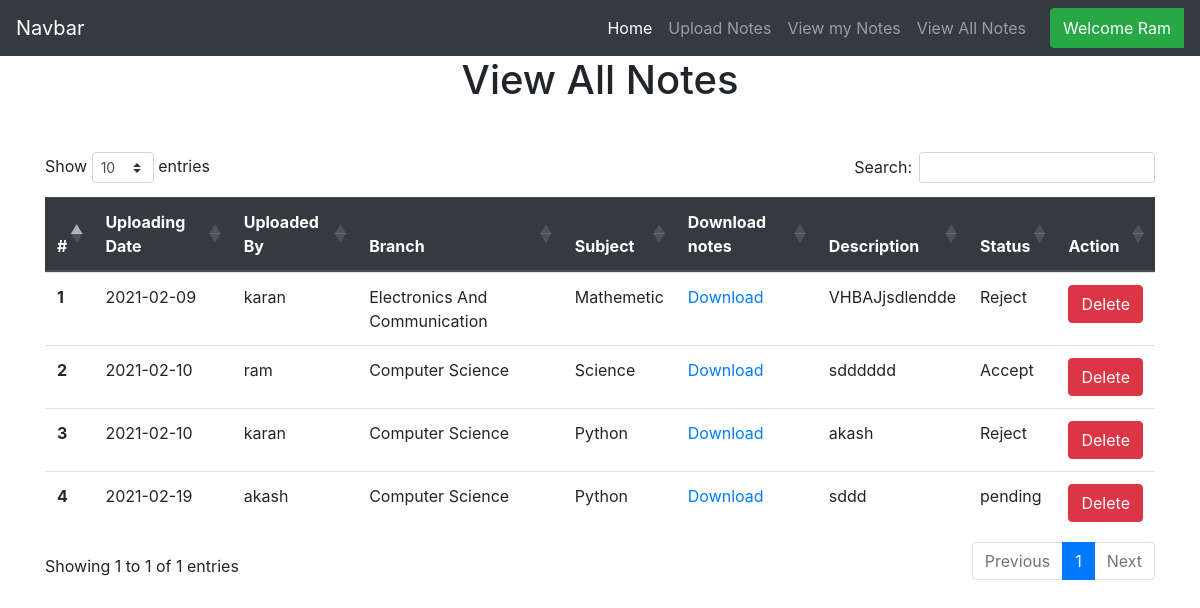
Page /viewallnotes (signed in) on the committed database.
### notes/models.py (models this page shows)
class Notes(models.Model):
    user = models.ForeignKey(User,on_delete=models.CASCADE)
    uploadingdate =models.CharField(max_length=30,null=True)
    branch =models.CharField(max_length=30)
    subject =models.CharField(max_length=30)
    notesfile =models.FileField(null=True)
    filetype =models.CharField(max_length=30)
    description =models.CharField(max_length=200,null=True)
    status =models.CharField(max_length=30)

### notes/views.py (the view)
# urls.py: path('viewallnotes',viewallnotes, name='viewallnotes'),
def viewallnotes(request):
    if not request.user.is_authenticated:
           return redirect('index')
    notes = Notes.objects.all()
    d={'notes':notes}
    return render(request,'notes/viewallnotes.html',d)

### notes/templates/notes/viewallnotes.html (shortened to what this page needs)
{% extends 'notes/usernav.html' %}
{% load static %}
{% block body %}
<link rel="stylesheet" href="https://cdnjs.cloudflare.com/ajax/libs/twitter-bootstrap/4.5.2/css/bootstrap.css">
<link rel="stylesheet" href="https://cdn.datatables.net/1.10.23/css/dataTables.bootstrap4.min.css">
<h1 class="text-center">View All Notes</h1>
<div class="container mt-5">
    <table class="table" id="example" style="min-width: fit-content;">
        <thead class="thead-dark">
          <tr>
            <th scope="col">#</th>
            <th scope="col">Uploading Date</th>
            <th scope="col">Uploaded By</th>
            <th scope="col">Branch</th>
            <th scope="col">Subject</th>
            <th scope="col">Download notes</th>
            <th scope="col">Description</th>
            <th scope="col">Status</th>
            <th scope="col">Action</th>
          </tr>
        </thead>
        {% for i in notes %}
        <tbody>
          <tr>
            <th scope="row">{{forloop.counter }}</th>
            <td>{{i.uploadingdate}}</td>
            <td>{{i.user.username}}</td>
            <td>{{i.branch}}</td>
            <td>{{i.subject}}</td>
            <td><a href="{{i.notesfile.url}}" download>Download</a></td>
            <td>{{i.description}}</td>
            <td>{{i.status}}</td>
            <td><a href="{% url 'delete_notes' i.id %}" class="btn btn-danger" onclick="return confirm('Are You Sure')">Delete</a></td>
          </tr>
        </tbody>
        {% endfor %}
      </table>
</div>
{% endblock %}

### notes/templates/notes/usernav.html (shortened to what this page needs)
<!DOCTYPE html>
<html lang="en">
<head>
  <link rel="stylesheet" href="https://maxcdn.bootstrapcdn.com/bootstrap/4.3.1/css/bootstrap.min.css">
  <link rel="stylesheet" href="https://use.fontawesome.com/releases/v5.6.3/css/all.css">
</head>
<body>
  <nav class="navbar navbar-expand-lg navbar-dark bg-dark">
    <a class="navbar-brand" href="#">Navbar</a>
    <div class="collapse navbar-collapse" id="navbarSupportedContent">
      <ul class="navbar-nav ml-auto">
        <li class="nav-item active">
          <a class="nav-link" href="{% url 'profile' %}">Home </a>
        </li>
        <li class="nav-item">
          <a class="nav-link" href="{% url 'upload_notes' %}">Upload Notes</a>
        </li>
        <li class="nav-item ">
          <a class="nav-link" href="{% url 'view_mynotes' %}">View my Notes </a>
        </li>
        <li class="nav-item ">
            <a class="nav-link mr-3" href="{% url 'viewallnotes' %}">View All Notes </a>
          </li>
          <div class="btn-group">
              <button type="button" class="btn btn-success" data-toggle="dropdown">Welcome {{request.user.first_name}}</button>
          </div>
      </ul>
    </div>
  </nav>
</body>
</html>
{% block body %}
{% endblock %}

### rows in the picture
Notes: uploadingdate "2021-02-09", user.username "karan", branch "Electronics And Communication", subject "Mathemetic", description "VHBAJjsdlendde", status "Reject"
Notes: uploadingdate "2021-02-10", user.username "ram", branch "Computer Science", subject "Science", description "sdddddd", status "Accept"
Notes: uploadingdate "2021-02-10", user.username "karan", branch "Computer Science", subject "Python", description "akash", status "Reject"
Notes: uploadingdate "2021-02-19", user.username "akash", branch "Computer Science", subject "Python", description "sddd", status "pending"

### other values in the picture
{{ request.user.first_name }} "Ram"
